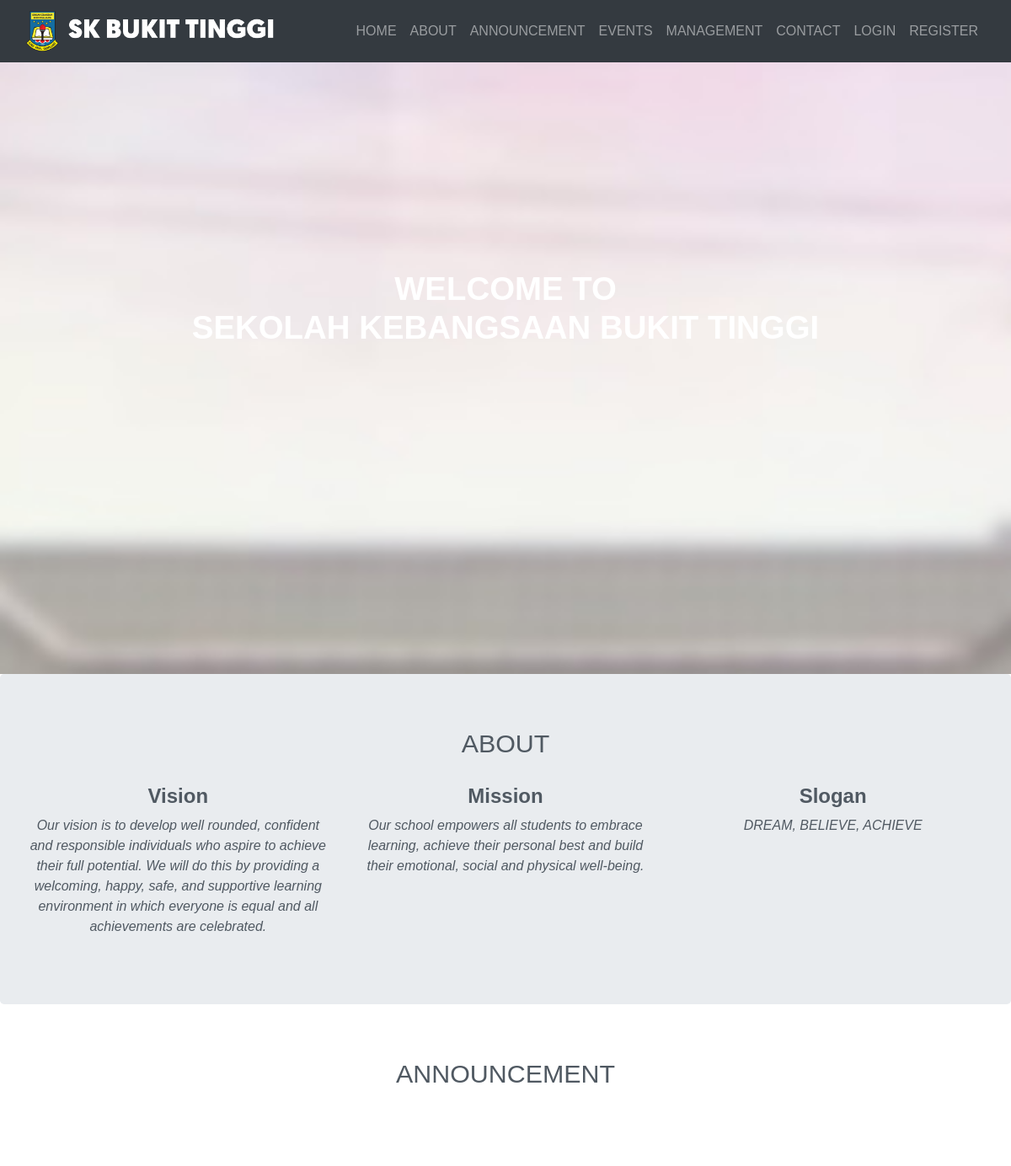
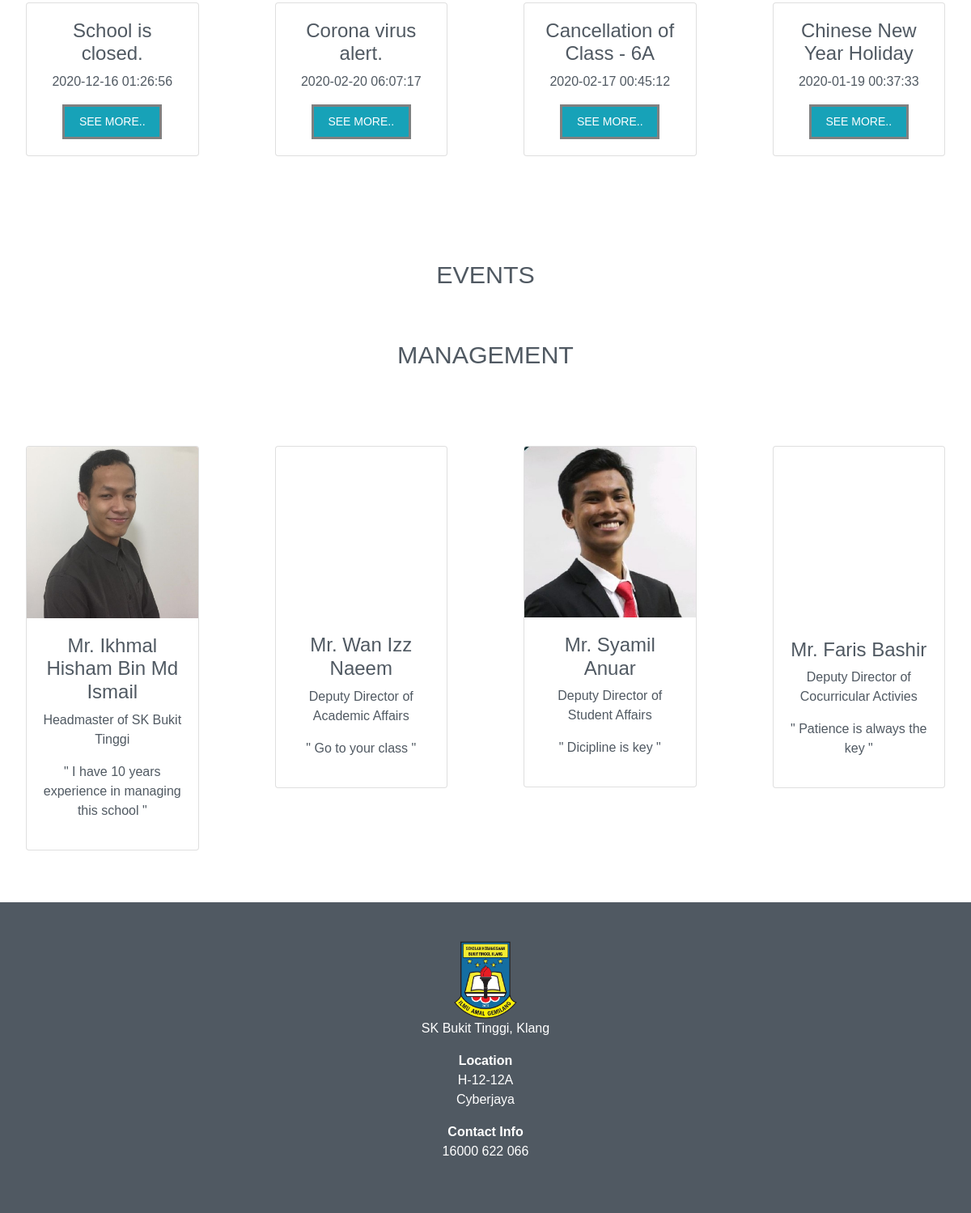
The page /MainPageSKBT.php on the database its author committed (2 pictures, top to bottom).
### tables this page shows
CREATE TABLE `announcement` (
  `AnnounceID` int(10) NOT NULL,
  `AnnounceTitle` varchar(30) NOT NULL,
  `AnnounceContent` varchar(500) NOT NULL,
  `AnnounceMedia` longblob DEFAULT NULL,
  `AnnouncePostTime` datetime DEFAULT current_timestamp(),
  `TeachID` int(10) NOT NULL
);

### MainPageSKBT.php (the view, shortened to what this page needs)
<?php
$sql1 = "SELECT * FROM `announcement` order by AnnounceID desc limit 4";
$conn1 = mysqli_connect("localhost","root","","group11_db") or die("Connection failed: " . mysqli_connect_error());
$resultset1 = mysqli_query($conn1, $sql1) or die("database error:". mysqli_error($conn1));
$j = 0;
$announcement = [];
while( $record1 = mysqli_fetch_assoc($resultset1)) {
	$announcement[$j] = array($record1['AnnounceID'],$record1['AnnounceTitle'],$record1['AnnounceContent'], $record1['AnnounceMedia'], $record1['AnnouncePostTime']);
	$j++;
}
?>
<!DOCTYPE html>
<html lang="en">
<head>
	<link rel="stylesheet" href="https://stackpath.bootstrapcdn.com/bootstrap/4.1.0/css/bootstrap.min.css">
	<link rel="stylesheet" href="stylesheet.css">
</head>
<body data-spy="scroll" data-target="#menu" class="land">
<nav class="navbar navbar-dark bg-dark navbar-expand-md fixed-top">
<div class="container-fluid">
	<a class="navbar-brand" href="#top"><img alt="SK Bukit Tinggi Logo" src="img/nav_logo.png"></a>
	<div class="collapse navbar-collapse" id="menu">
		<ul class="navbar-nav ml-auto">
			<?php if (empty($_SESSION['sesh_user']))
				{
					echo '<li class="nav-item">
						<a class="nav-link" href="#home">HOME</a>
					</li>';
					echo '<li class="nav-item">
						<a class="nav-link" href="#about">ABOUT</a>
					</li>
					<li class="nav-item">
						<a class="nav-link" href="#announcement">Announcement</a>
					</li>
					<li class="nav-item">
						<a class="nav-link" href="#events">EVENTS</a>
					</li>
					<li class="nav-item">
						<a class="nav-link" href="#management">MANAGEMENT</a>
					</li>
					<li class="nav-item">
						<a class="nav-link" href="#contacts">CONTACT</a>
					</li>';
				}
			?>
			<li class="nav-item">
                <?php $param = isset($_SESSION['sesh_user']) ? "logout.php" : "login.php";?>
				<a class="nav-link" href="<?=$param; ?>">
                <?php $param = isset($_SESSION['sesh_user']) ? "LOGOUT" : "LOGIN";?>
                <?=$param; ?>
                </a>
			</li>
			<li class="nav-item">
				<?php
                if (isset($_SESSION['sesh_user']))
                    $param = '<img id="useric" alt="User Icon" src="img/user.png" style="height:15px;width:15px;margin-top:10px;">'.$_SESSION['sesh_type'].'</a>';
                else
                    $param = '<a class="nav-link" href="formreg.php">REGISTER</a>';
                ?>
                <?= $param; ?>
			</li>
		</ul>
	</div>
</div>
</nav>
<div class="landing">
<div class="caption center-block text-center" id = "home">
	<h3><b>Welcome to<br>
	Sekolah Kebangsaan Bukit Tinggi</b></h3>
</div>
</div>
<div id="about">
<div class="jumbotron">
	<h3 class="heading">About</h3>
<div class="row">
	<div class="col-md-4 text-center">
		<h4><b>Vision</b></h4>
		<p > <i>Our vision is to develop well rounded, confident and responsible individuals who aspire to achieve
		their full potential. We will do this by providing a welcoming, happy, safe, and supportive learning
		environment in which everyone is equal and all achievements are celebrated.</i></p>
	</div>
	<div class="col-md-4 text-center">
		<h4><b>Mission</b></h4>
		<p><i>Our school empowers all students to embrace learning, achieve their personal best and build their emotional, social and physical well-being.</i></p>
	</div>
	<div class="col-md-4 text-center">
		<h4><b>Slogan</b></h4>
		<p><i>DREAM, BELIEVE, ACHIEVE</i></p>
	</div>
</div>
</div>
</div>
<div id="announcement">
<div class="container-fluid padding">
	<h3 class ="heading">Announcement</h3>
<div class="row padding">
	<div class="col-md-3">
		<div class="card text-center">
			<div class="card-body">
				<h4><?php echo $announcement[0][1]; ?></h4>
				<p><?php echo $announcement[0][4]; ?></p>
				<button type="button" class="btn btn-info btn-sm" data-toggle="modal" data-target="#aModal1">See more..</button>
			</div>
		</div>
	</div>
	<div class="col-md-3">
		<div class="card text-center">
			<div class="card-body">
				<h4><?php echo $announcement[1][1]; ?></h4>
				<p><?php echo $announcement[1][4]; ?></p>
				<button type="button" class="btn btn-info btn-sm" data-toggle="modal" data-target="#aModal2">See more..</button>
			</div>
		</div>
	</div>
	<div class="col-md-3">
		<div class="card text-center">
			<div class="card-body">
				<h4><?php echo $announcement[2][1]; ?></h4>
				<p><?php echo $announcement[2][4]; ?></p>
				<button type="button" class="btn btn-info btn-sm" data-toggle="modal" data-target="#aModal3">See more..</button>
			</div>
		</div>
	</div>
	<div class="col-md-3">
		<div class="card text-center">
			<div class="card-body">
				<h4><?php echo $announcement[3][1]; ?></h4>
				<p><?php echo $announcement[3][4]; ?></p>
				<button type="button" class="btn btn-info btn-sm" data-toggle="modal" data-target="#aModal4">See more..</button>
			</div>
		</div>
	</div>
</div>
</div>
</div>
<div id="events">
<div class="container-fluid padding">
	<h3 class ="heading">Events</h3>
</div>
</div>
<div id="management">
	<h3 class="heading">Management</h3>
<div class="row padding">
	<div class="col-md-3">
		<div class="card text-center">
				<div class = "containerH"><img class="card-img-top imageH" alt="Mr. Ikhmal Hisham Bin Md Ismail Portrait" src="img/headmaster.jpg">
				</div>
			<div class="card-body">
				<h4>Mr. Ikhmal Hisham Bin Md Ismail</h4>
				<p>Headmaster of SK Bukit Tinggi</p>
				<p>" I have 10 years experience in managing this school "</p>
			</div>
		</div>
	</div>
	<div class="col-md-3">
		<div class="card text-center">
			<div class = "containerH"><img class="card-img-top imageH" alt="Mr. Wan Izz Naeem Portrait" src="img/hek.jpg">
			</div>
			<div class="card-body">
				<h4>Mr. Wan Izz Naeem </h4>
				<p>Deputy Director of Academic Affairs</p>
				<p>" Go to your class "</p>
			</div>
		</div>
	</div>
	<div class="col-md-3">
		<div class="card text-center">
			<div class = "containerH"><img class="card-img-top imageH" alt="Mr. Syamil Anuar Portrait" src="img/tphep.jpg">
			</div>
			<div class="card-body">
				<h4>Mr. Syamil Anuar </h4>
				<p>Deputy Director of Student Affairs</p>
				<p>" Dicipline is key "</p>
			</div>
		</div>
	</div>
	<div class="col-md-3">
		<div class="card text-center">
			<div class = "containerH">
				<img class="card-img-top imageH" alt="Mr. Faris Portrait" src="img/tpcocu.jpeg">
			</div>
			<div class="card-body">
				<h4>Mr. Faris Bashir </h4>
				<p>Deputy Director of Cocurricular Activies</p>
				<p>" Patience is always the key "</p>
			</div>
		</div>
	</div>
</div>
</div>
<div class="container-fluid footer" id = "contacts">
<div class="row">
	<div class="col-md-3"></div>
	<div class="col-md-6 text text-center">
		<img alt="SKBT Logo" src="img/Logo_SKBT.png">
		<p>SK Bukit Tinggi, Klang</p>
		<strong>Location</strong>
		<p>H-12-12A<br>Cyberjaya</p>
		<strong>Contact Info</strong>
		<p>16000 622 066</p>
	</div>
</div>
</div>
</body>
</html>

### stylesheet.css (style rules this page uses)
body.land { overflow-x: hidden; font-family: sans-serif; color: #505962; }
.btn { border: solid 1px grey; padding: 5px 10px 5px 10px; cursor: pointer; display: inline-block; }
#menu { float: right; }
.footer .row { background-color: #505962; padding: 1rem 2rem 3rem; color: white; }
.footer img { height: 6rem; margin-top: 2rem; }
.navbar { text-transform: uppercase; background-color: #505962; }
.navbar-brand img { height: 3rem; }
.caption { width:100%; max-width: 100%; position: absolute; top:40%; z-index: 1; }
.caption h3 { color: white; font-size:2.4rem; text-transform: uppercase; padding-bottom: 2rem; }
.btn { border-width: medium; border-radius: 0; text-transform: uppercase; padding: .5rem 1.1rem; }
h3.heading { text-align: center; font-size: 1.9rem; text-transform: uppercase; margin-bottom: 1.9rem; }
.padding { padding:2rem 0; }
.card { margin: 2rem; }
.landing { position: relative; width: 100%; height: 100vh; display: table; background: #E9ECEF; z-index: -1; }
.containerH { position: relative; }
.imageH { opacity: 1; display: block; height: auto; transition: .5s ease; backface-visibility: hidden; }

### rows shown on the page
announcement: AnnounceTitle "School is closed.", AnnouncePostTime "2020-12-16 01:26:56"
announcement: AnnounceTitle "Corona virus alert.", AnnouncePostTime "2020-02-20 06:07:17"
announcement: AnnounceTitle "Cancellation of Class - 6A", AnnouncePostTime "2020-02-17 00:45:12"
announcement: AnnounceTitle "Chinese New Year Holiday", AnnouncePostTime "2020-01-19 00:37:33"

### other values the page prints
$param "LOGIN"
